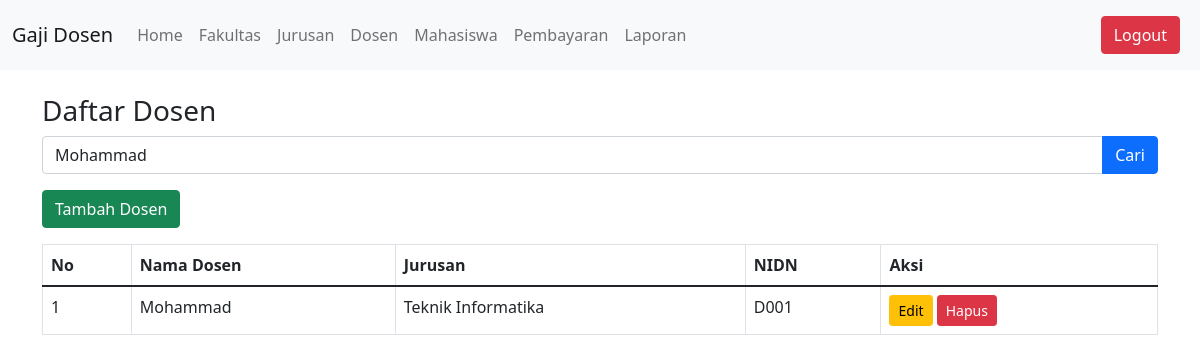
The app's page /dosen.php?cari=Mohammad with its own data.
### tables this page shows
CREATE TABLE Dosen (
    id_dosen INT AUTO_INCREMENT PRIMARY KEY,
    id_user INT NOT NULL,
    nidn VARCHAR(20) NOT NULL UNIQUE,
    id_jurusan INT NOT NULL,
    FOREIGN KEY (id_user) REFERENCES Users(id_user) ON DELETE CASCADE,
    FOREIGN KEY (id_jurusan) REFERENCES Jurusan(id_jurusan)
);

CREATE TABLE Users (
    id_user INT AUTO_INCREMENT PRIMARY KEY,
    nama VARCHAR(100) NOT NULL,
    username VARCHAR(50) NOT NULL UNIQUE,
    password VARCHAR(255) NOT NULL,
    role ENUM('admin','tu','dosen','mahasiswa') NOT NULL
);

CREATE TABLE Jurusan (
    id_jurusan INT AUTO_INCREMENT PRIMARY KEY,
    nama_jurusan VARCHAR(100) NOT NULL,
    id_fakultas INT NOT NULL,
    FOREIGN KEY (id_fakultas) REFERENCES Fakultas(id_fakultas)
);

### dosen.php (the view, shortened to what this page needs)
<?php
include 'db.php';
$cari = isset($_GET['cari']) ? $_GET['cari'] : '';
$sql = "
    SELECT dosen.id_dosen, users.nama AS nama_dosen, jurusan.nama_jurusan, dosen.nidn
    FROM dosen
    INNER JOIN users ON dosen.id_user = users.id_user
    INNER JOIN jurusan ON dosen.id_jurusan = jurusan.id_jurusan
    WHERE users.nama LIKE '%$cari%' OR jurusan.nama_jurusan LIKE '%$cari%'";
$result = $conn->query($sql);
$dosen = [];
if ($result && $result->num_rows > 0) {
    while ($row = $result->fetch_assoc()) {
        $dosen[] = $row;
    }
}
?>
<!DOCTYPE html>
<html lang="en">
<head>
    <link href="https://cdn.jsdelivr.net/npm/bootstrap@5.1.3/dist/css/bootstrap.min.css" rel="stylesheet">
</head>
<body>
    <?php include 'navbar.php'; ?>
    <div class="container mt-4">
        <h3>Daftar Dosen</h3>
        <form class="mb-3" method="get" action="dosen.php">
            <div class="input-group">
                <input type="text" class="form-control" name="cari" placeholder="Cari Dosen atau Jurusan" value="<?= htmlspecialchars($cari); ?>">
                <button class="btn btn-primary" type="submit">Cari</button>
            </div>
        </form>
        <a href="tambah_dosen.php" class="btn btn-success mb-3">Tambah Dosen</a>
        <table class="table table-bordered">
            <thead>
                <tr>
                    <th>No</th>
                    <th>Nama Dosen</th>
                    <th>Jurusan</th>
                    <th>NIDN</th>
                    <th>Aksi</th>
                </tr>
            </thead>
            <tbody>
                <?php if (!empty($dosen)): ?>
                    <?php foreach ($dosen as $index => $data_dosen): ?>
                        <tr>
                            <td><?= $index + 1; ?></td>
                            <td><?= htmlspecialchars($data_dosen['nama_dosen']); ?></td>
                            <td><?= htmlspecialchars($data_dosen['nama_jurusan']); ?></td>
                            <td><?= htmlspecialchars($data_dosen['nidn']); ?></td>
                            <td>
                                <a href="edit_dosen.php?id=<?= $data_dosen['id_dosen']; ?>" class="btn btn-warning btn-sm">Edit</a>
                                <a href="hapus_dosen.php?id=<?= $data_dosen['id_dosen']; ?>" class="btn btn-danger btn-sm" onclick="return confirm('Apakah Anda yakin ingin menghapus dosen ini?');">Hapus</a>
                            </td>
                        </tr>
                    <?php endforeach; ?>
                <?php else: ?>
                    <tr>
                        <td colspan="5" class="text-center">Tidak ada data dosen yang ditemukan.</td>
                    </tr>
                <?php endif; ?>
            </tbody>
        </table>
    </div>
</body>
</html>

### records on screen
dosen: id_user.nama "Mohammad", id_jurusan.nama_jurusan "Teknik Informatika", nidn "D001"
